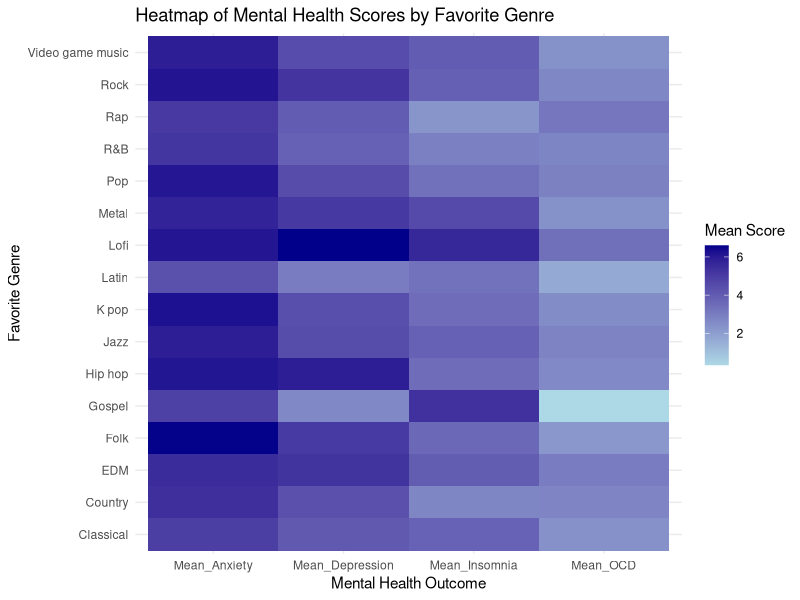

Source code (R):
## ---- chunk 1
knitr::opts_chunk$set(echo = TRUE)
library(dplyr)
library(tidyr)
library(ggplot2)
library(broom)
## ---- chunk 2
data <- read.csv("mxmh_survey_results.csv")
relevant_columns <- c("Age", "Fav.genre", "Hours.per.day", "Instrumentalist", "Composer", 
                      "Music.effects", "Anxiety", "Depression", "Insomnia", "OCD")
cleaned_data <- data %>%
  select(all_of(relevant_columns)) %>%
  drop_na()
cleaned_data <- cleaned_data %>%
  mutate(
    Instrumentalist = ifelse(Instrumentalist == "Yes", 1, 0),
    Composer = ifelse(Composer == "Yes", 1, 0),
    Music.effects = factor(Music.effects, levels = unique(Music.effects))
  )
## ---- chunk 3
heatmap_data <- cleaned_data %>%
  group_by(Fav.genre) %>%
  summarize(
    Mean_Anxiety = mean(Anxiety),
    Mean_Depression = mean(Depression),
    Mean_Insomnia = mean(Insomnia),
    Mean_OCD = mean(OCD)
  ) %>%
  pivot_longer(cols = starts_with("Mean"), names_to = "Mental_Health", values_to = "Mean_Score")
#Heatmap
ggplot(heatmap_data, aes(x = Mental_Health, y = Fav.genre, fill = Mean_Score)) +
  geom_tile() +
  scale_fill_gradient(low = "lightblue", high = "darkblue") +
  labs(
    title = "Heatmap of Mental Health Scores by Favorite Genre",
    x = "Mental Health Outcome",
    y = "Favorite Genre",
    fill = "Mean Score"
  ) +
  theme_minimal()
## ---- chunk 4
model_anxiety <- lm(Anxiety ~ Fav.genre + Age + Hours.per.day, data = cleaned_data)
summary(model_anxiety)
regression_table <- tidy(model_anxiety)
knitr::kable(regression_table, caption = "Regression Estimates for Anxiety")
## ---- chunk 5
# Reduced model
reduced_model <- lm(Anxiety ~ Fav.genre + Age, data = cleaned_data)
summary(reduced_model)
AIC(model_anxiety, reduced_model)
## ---- chunk 6
model_anxiety <- lm(Anxiety ~ Age + Hours.per.day + Instrumentalist + Composer + 
                    Music.effects, data = cleaned_data)
summary(model_anxiety)
## ---- chunk 7
regression_table <- tidy(model_anxiety)
knitr::kable(regression_table, caption = "Regression Estimates for Anxiety")
## ---- chunk 8
model_depression <- lm(Depression ~ Age + Hours.per.day + Instrumentalist + Composer + 
                       Music.effects, data = cleaned_data)
summary(model_depression)
regression_table_depression <- tidy(model_depression)
knitr::kable(regression_table_depression, caption = "Regression Estimates for Depression")
## ---- chunk 9
model_insomnia <- lm(Insomnia ~ Age + Hours.per.day + Instrumentalist + Composer + 
                     Music.effects, data = cleaned_data)
summary(model_insomnia)
regression_table_insomnia <- tidy(model_insomnia)
knitr::kable(regression_table_insomnia, caption = "Regression Estimates for Insomnia")
## ---- chunk 10
model_ocd <- lm(OCD ~ Age + Hours.per.day + Instrumentalist + Composer + 
                Music.effects, data = cleaned_data)
summary(model_ocd)
regression_table_ocd <- tidy(model_ocd)
knitr::kable(regression_table_ocd, caption = "Regression Estimates for OCD")
## ---- chunk 11
regression_table_combined <- bind_rows(
  tidy(model_anxiety) %>% mutate(Model = "Anxiety"),
  tidy(model_depression) %>% mutate(Model = "Depression"),
  tidy(model_insomnia) %>% mutate(Model = "Insomnia"),
  tidy(model_ocd) %>% mutate(Model = "OCD")
)
regression_table_combined <- regression_table_combined %>%
  select(Model, term, estimate, std.error, statistic, p.value)
knitr::kable(
  regression_table_combined,
  caption = "Combined Regression Estimates for All Mental Health Models",
  digits = 3
)
## ---- chunk 12
reduced_model_anxiety <- lm(Anxiety ~ Age, data = cleaned_data)
AIC(model_anxiety, reduced_model_anxiety)
## ---- chunk 13
reduced_model_depression <- lm(Depression ~ Age + Hours.per.day, data = cleaned_data)
AIC(model_depression, reduced_model_depression)
## ---- chunk 14
reduced_model_insomnia <- lm(Insomnia ~ Hours.per.day, data = cleaned_data)
AIC(model_insomnia, reduced_model_insomnia)
## ---- chunk 15
reduced_model_ocd <- lm(OCD ~ Age + Hours.per.day, data = cleaned_data)
AIC(model_ocd, reduced_model_ocd)
## ---- chunk 16
shapiro.test(residuals(model_anxiety))
shapiro.test(residuals(model_depression))
shapiro.test(residuals(reduced_model_insomnia))
shapiro.test(residuals(reduced_model_ocd))
## ---- chunk 17
model_log1 <- lm(log(Anxiety+1) ~ Age, data = cleaned_data)
model_log2 <- lm(log(Depression+1) ~ Age + Hours.per.day, data = cleaned_data)
model_log3 <- lm(log(Insomnia+1) ~ Hours.per.day, data = cleaned_data)
model_log4 <- lm(log(OCD+1) ~ Age + Hours.per.day, data = cleaned_data)
## ---- chunk 18
shapiro.test(residuals(model_log1))
shapiro.test(residuals(model_log2))
shapiro.test(residuals(model_log3))
shapiro.test(residuals(model_log4))
## ---- chunk 19
library(lmtest)
bptest(model_anxiety)
bptest(model_depression)
bptest(reduced_model_insomnia)
bptest(reduced_model_ocd)
